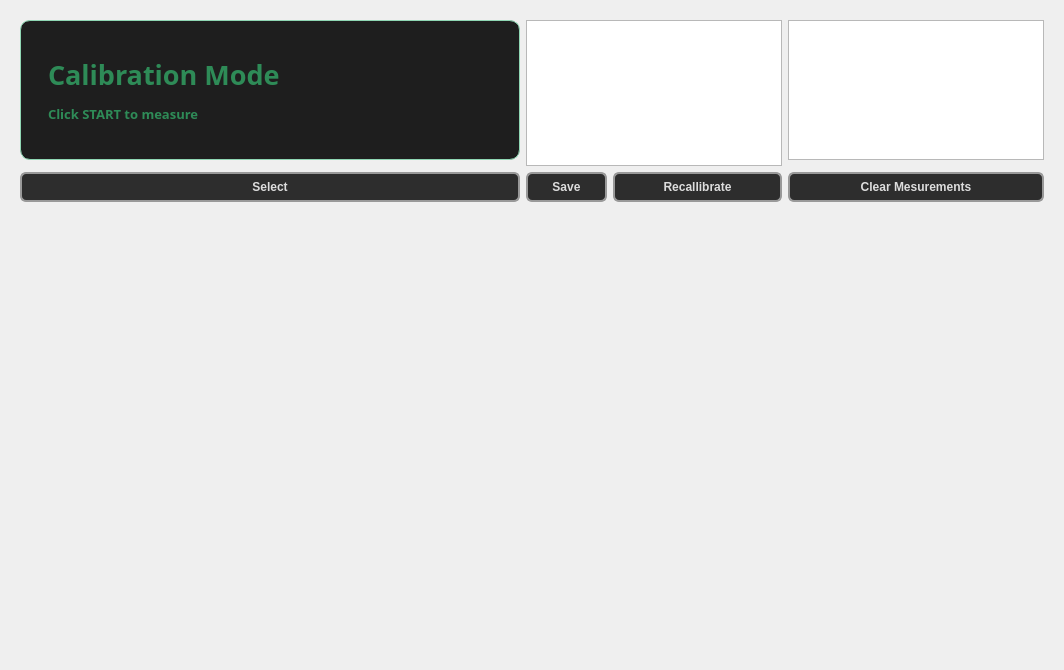
      <widget class="QWidget" name="Mesurement_Tab">
       <property name="styleSheet">
        <string notr="true"/>
       </property>
       <attribute name="title">
        <string>Mesurement</string>
       </attribute>
       <layout class="QVBoxLayout" name="verticalLayout_2">
        <item>
         <widget class="QFrame" name="Mesurement_Frame">
          <property name="sizePolicy">
           <sizepolicy hsizetype="Preferred" vsizetype="Expanding">
            <horstretch>0</horstretch>
            <verstretch>0</verstretch>
           </sizepolicy>
          </property>
          <property name="minimumSize">
           <size>
            <width>0</width>
            <height>200</height>
           </size>
          </property>
          <property name="maximumSize">
           <size>
            <width>16777215</width>
            <height>200</height>
           </size>
          </property>
          <property name="frameShape">
           <enum>QFrame::NoFrame</enum>
          </property>
          <layout class="QGridLayout" name="gridLayout_12">
           <item row="3" column="5" colspan="2">
            <widget class="QPushButton" name="clear_measure_btn">
             <property name="styleSheet">
              <string notr="true">QPushButton {
    background-color: #2d2d2d;          /* same tone as slider sub-page */
    border: 2px solid #999;             /* metallic border like slider lever */
    border-radius: 6px;
    padding: 6px 12px;
    color: #dddddd;
    font-weight: bold;
	
}

/* Hover effect: subtle brightness increase */
QPushButton:hover {
    background-color: #3a3a3a;
    border-color: #ccc;
}

QPushButton:pressed {
    background: qlineargradient(x1:0, y1:0, x2:0, y2:1,
        stop:0 #1a1a2a, stop:0.5 #0a0a1a, stop:1 #00000a);
    color: #a0a0ff;
    border: 2px solid #5555ff;
    text-shadow: 0px 0px 8px rgba(100, 100, 255, 0.7);
    box-shadow: 0px 0px 15px rgba(100, 100, 255, 0.4);
}
</string>
             </property>
             <property name="text">
              <string>Clear Mesurements</string>
             </property>
            </widget>
           </item>
           <item row="1" column="2" rowspan="2" colspan="3">
            <widget class="QListWidget" name="saved_scr"/>
           </item>
           <item row="1" column="5" colspan="2">
            <widget class="QListWidget" name="measure_scr"/>
           </item>
           <item row="3" column="1">
            <widget class="QPushButton" name="select_btn">
             <property name="styleSheet">
              <string notr="true">QPushButton {
    background-color: #2d2d2d;          /* same tone as slider sub-page */
    border: 2px solid #999;             /* metallic border like slider lever */
    border-radius: 6px;
    padding: 6px 12px;
    color: #dddddd;
    font-weight: bold;
	
}

/* Hover effect: subtle brightness increase */
QPushButton:hover {
    background-color: #3a3a3a;
    border-color: #ccc;
}

QPushButton:pressed {
    background: qlineargradient(x1:0, y1:0, x2:0, y2:1,
        stop:0 #1a1a2a, stop:0.5 #0a0a1a, stop:1 #00000a);
    color: #a0a0ff;
    border: 2px solid #5555ff;
    text-shadow: 0px 0px 8px rgba(100, 100, 255, 0.7);
    box-shadow: 0px 0px 15px rgba(100, 100, 255, 0.4);
}</string>
             </property>
             <property name="text">
              <string>Select</string>
             </property>
            </widget>
           </item>
           <item row="3" column="3" colspan="2">
            <widget class="QPushButton" name="recallibrate_btn">
             <property name="styleSheet">
              <string notr="true">QPushButton {
    background-color: #2d2d2d;          /* same tone as slider sub-page */
    border: 2px solid #999;             /* metallic border like slider lever */
    border-radius: 6px;
    padding: 6px 12px;
    color: #dddddd;
    font-weight: bold;
	
}

/* Hover effect: subtle brightness increase */
QPushButton:hover {
    background-color: #3a3a3a;
    border-color: #ccc;
}

QPushButton:pressed {
    background: qlineargradient(x1:0, y1:0, x2:0, y2:1,
        stop:0 #1a1a2a, stop:0.5 #0a0a1a, stop:1 #00000a);
    color: #a0a0ff;
    border: 2px solid #5555ff;
    text-shadow: 0px 0px 8px rgba(100, 100, 255, 0.7);
    box-shadow: 0px 0px 15px rgba(100, 100, 255, 0.4);
}
</string>
             </property>
             <property name="text">
              <string>Recallibrate</string>
             </property>
            </widget>
           </item>
           <item row="3" column="2">
            <widget class="QPushButton" name="save_btn">
             <property name="styleSheet">
              <string notr="true">QPushButton {
    background-color: #2d2d2d;          /* same tone as slider sub-page */
    border: 2px solid #999;             /* metallic border like slider lever */
    border-radius: 6px;
    padding: 6px 12px;
    color: #dddddd;
    font-weight: bold;
	
}

/* Hover effect: subtle brightness increase */
QPushButton:hover {
    background-color: #3a3a3a;
    border-color: #ccc;
}

QPushButton:pressed {
    background: qlineargradient(x1:0, y1:0, x2:0, y2:1,
        stop:0 #1a1a2a, stop:0.5 #0a0a1a, stop:1 #00000a);
    color: #a0a0ff;
    border: 2px solid #5555ff;
    text-shadow: 0px 0px 8px rgba(100, 100, 255, 0.7);
    box-shadow: 0px 0px 15px rgba(100, 100, 255, 0.4);
}
</string>
             </property>
             <property name="text">
              <string>Save</string>
             </property>
            </widget>
           </item>
           <item row="1" column="1">
            <widget class="QLabel" name="set_mode_label">
             <property name="sizePolicy">
              <sizepolicy hsizetype="Preferred" vsizetype="Preferred">
               <horstretch>71</horstretch>
               <verstretch>0</verstretch>
              </sizepolicy>
             </property>
             <property name="minimumSize">
              <size>
               <width>500</width>
               <height>140</height>
              </size>
             </property>
             <property name="maximumSize">
              <size>
               <width>500</width>
               <height>170</height>
              </size>
             </property>
             <property name="palette">
              <palette>
               <active>
                <colorrole role="WindowText">
                 <brush brushstyle="SolidPattern">
                  <color alpha="255">
                   <red>46</red>
                   <green>139</green>
                   <blue>87</blue>
                  </color>
                 </brush>
                </colorrole>
                <colorrole role="Button">
                 <brush brushstyle="SolidPattern">
                  <color alpha="255">
                   <red>30</red>
                   <green>30</green>
                   <blue>30</blue>
                  </color>
                 </brush>
                </colorrole>
                <colorrole role="Text">
                 <brush brushstyle="SolidPattern">
                  <color alpha="255">
                   <red>46</red>
                   <green>139</green>
                   <blue>87</blue>
                  </color>
                 </brush>
                </colorrole>
                <colorrole role="ButtonText">
                 <brush brushstyle="SolidPattern">
                  <color alpha="255">
                   <red>46</red>
                   <green>139</green>
                   <blue>87</blue>
                  </color>
                 </brush>
                </colorrole>
                <colorrole role="Base">
                 <brush brushstyle="SolidPattern">
                  <color alpha="255">
                   <red>30</red>
                   <green>30</green>
                   <blue>30</blue>
                  </color>
                 </brush>
                </colorrole>
                <colorrole role="Window">
                 <brush brushstyle="SolidPattern">
                  <color alpha="255">
                   <red>30</red>
                   <green>30</green>
                   <blue>30</blue>
                  </color>
                 </brush>
                </colorrole>
                <colorrole role="Highlight">
                 <brush brushstyle="SolidPattern">
                  <color alpha="255">
                   <red>0</red>
                   <green>77</green>
                   <blue>64</blue>
                  </color>
                 </brush>
                </colorrole>
                <colorrole role="HighlightedText">
                 <brush brushstyle="SolidPattern">
                  <color alpha="255">
                   <red>255</red>
                   <green>255</green>
                   <blue>255</blue>
                  </color>
                 </brush>
                </colorrole>
                <colorrole role="PlaceholderText">
                 <brush brushstyle="NoBrush">
                  <color alpha="128">
                   <red>46</red>
                   <green>139</green>
                   <blue>87</blue>
                  </color>
                 </brush>
                </colorrole>
               </active>
               <inactive>
                <colorrole role="WindowText">
                 <brush brushstyle="SolidPattern">
                  <color alpha="255">
                   <red>46</red>
                   <green>139</green>
                   <blue>87</blue>
                  </color>
                 </brush>
                </colorrole>
                <colorrole role="Button">
                 <brush brushstyle="SolidPattern">
                  <color alpha="255">
                   <red>30</red>
                   <green>30</green>
                   <blue>30</blue>
                  </color>
                 </brush>
                </colorrole>
                <colorrole role="Text">
                 <brush brushstyle="SolidPattern">
                  <color alpha="255">
                   <red>46</red>
                   <green>139</green>
                   <blue>87</blue>
                  </color>
                 </brush>
                </colorrole>
                <colorrole role="ButtonText">
                 <brush brushstyle="SolidPattern">
                  <color alpha="255">
                   <red>46</red>
                   <green>139</green>
                   <blue>87</blue>
                  </color>
                 </brush>
                </colorrole>
                <colorrole role="Base">
                 <brush brushstyle="SolidPattern">
                  <color alpha="255">
                   <red>30</red>
                   <green>30</green>
                   <blue>30</blue>
                  </color>
                 </brush>
                </colorrole>
                <colorrole role="Window">
                 <brush brushstyle="SolidPattern">
                  <color alpha="255">
                   <red>30</red>
                   <green>30</green>
                   <blue>30</blue>
                  </color>
                 </brush>
                </colorrole>
                <colorrole role="Highlight">
                 <brush brushstyle="SolidPattern">
                  <color alpha="255">
                   <red>0</red>
                   <green>77</green>
                   <blue>64</blue>
                  </color>
                 </brush>
                </colorrole>
                <colorrole role="HighlightedText">
                 <brush brushstyle="SolidPattern">
                  <color alpha="255">
                   <red>255</red>
                   <green>255</green>
                   <blue>255</blue>
                  </color>
                 </brush>
                </colorrole>
                <colorrole role="PlaceholderText">
                 <brush brushstyle="NoBrush">
                  <color alpha="128">
                   <red>46</red>
                   <green>139</green>
                   <blue>87</blue>
                  </color>
                 </brush>
                </colorrole>
               </inactive>
               <disabled>
                <colorrole role="WindowText">
                 <brush brushstyle="SolidPattern">
                  <color alpha="255">
                   <red>46</red>
                   <green>139</green>
                   <blue>87</blue>
                  </color>
                 </brush>
                </colorrole>
                <colorrole role="Button">
                 <brush brushstyle="SolidPattern">
                  <color alpha="255">
                   <red>30</red>
                   <green>30</green>
                   <blue>30</blue>
                  </color>
                 </brush>
                </colorrole>
                <colorrole role="Text">
                 <brush brushstyle="SolidPattern">
                  <color alpha="255">
                   <red>46</red>
                   <green>139</green>
                   <blue>87</blue>
                  </color>
                 </brush>
                </colorrole>
                <colorrole role="ButtonText">
                 <brush brushstyle="SolidPattern">
                  <color alpha="255">
                   <red>46</red>
                   <green>139</green>
                   <blue>87</blue>
                  </color>
                 </brush>
                </colorrole>
                <colorrole role="Base">
                 <brush brushstyle="SolidPattern">
                  <color alpha="255">
                   <red>30</red>
                   <green>30</green>
                   <blue>30</blue>
                  </color>
                 </brush>
                </colorrole>
                <colorrole role="Window">
                 <brush brushstyle="SolidPattern">
                  <color alpha="255">
                   <red>30</red>
                   <green>30</green>
                   <blue>30</blue>
                  </color>
                 </brush>
                </colorrole>
                <colorrole role="Highlight">
                 <brush brushstyle="SolidPattern">
                  <color alpha="255">
                   <red>0</red>
                   <green>77</green>
                   <blue>64</blue>
                  </color>
                 </brush>
                </colorrole>
                <colorrole role="HighlightedText">
                 <brush brushstyle="SolidPattern">
                  <color alpha="255">
                   <red>255</red>
                   <green>255</green>
                   <blue>255</blue>
                  </color>
                 </brush>
                </colorrole>
                <colorrole role="PlaceholderText">
                 <brush brushstyle="NoBrush">
                  <color alpha="128">
                   <red>46</red>
                   <green>139</green>
                   <blue>87</blue>
                  </color>
                 </brush>
                </colorrole>
               </disabled>
              </palette>
             </property>
             <property name="font">
              <font>
               <family>Segon Ui</family>
               <pointsize>-1</pointsize>
               <weight>75</weight>
               <bold>true</bold>
              </font>
             </property>
             <property name="statusTip">
              <string extracomment=" Click START to measure "/>
             </property>
             <property name="whatsThis">
              <string extracomment=" Click START to measure "/>
             </property>
             <property name="accessibleName">
              <string extracomment=" Click START to measure "/>
             </property>
             <property name="accessibleDescription">
              <string extracomment=" Click START to measure "/>
             </property>
             <property name="styleSheet">
              <string notr="true">color: 70,70,70;
background-color: #1e1e1e;
padding: 8px 16px;
border-radius: 10px;
font-weight: 600;
border: 1px solid #8fd6b3;
font-size: 40px;</string>
             </property>
             <property name="text">
              <string extracomment=" Click START to measure ">&lt;html&gt;&lt;head/&gt;&lt;body&gt;&lt;p&gt;&lt;span style=&quot; font-size:20pt;&quot;&gt;Calibration Mode&lt;/span&gt;&lt;/p&gt;&lt;p&gt;&lt;span style=&quot; font-size:10pt;&quot;&gt; Click START to measure &lt;/span&gt;&lt;/p&gt;&lt;/body&gt;&lt;/html&gt;</string>
             </property>
             <property name="scaledContents">
              <bool>true</bool>
             </property>
            </widget>
           </item>
          </layout>
         </widget>
        </item>
        <item>
         <widget class="QLabel" name="display_measure">
          <property name="sizePolicy">
           <sizepolicy hsizetype="Preferred" vsizetype="Expanding">
            <horstretch>0</horstretch>
            <verstretch>0</verstretch>
           </sizepolicy>
          </property>
          <property name="minimumSize">
           <size>
            <width>0</width>
            <height>442</height>
           </size>
          </property>
          <property name="text">
           <string/>
          </property>
         </widget>
        </item>
       </layout>
      </widget>
